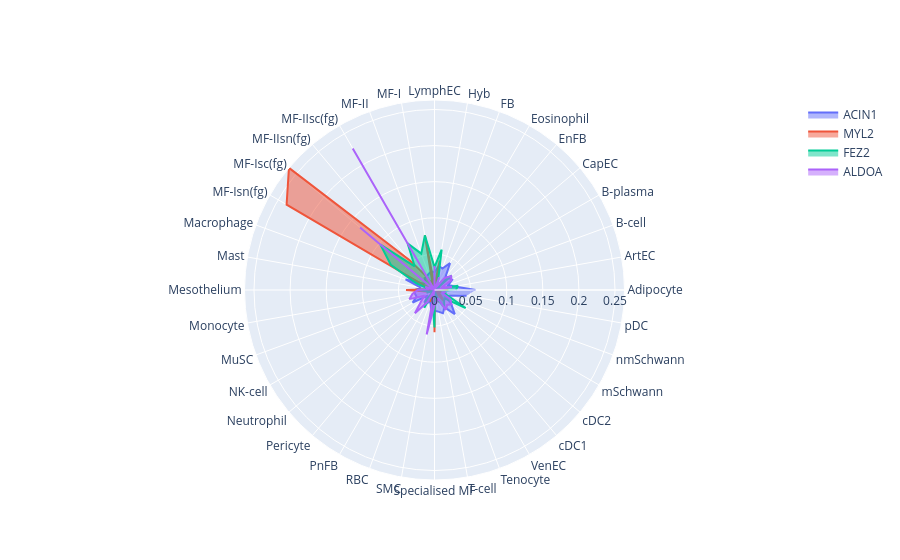

Notebook cell for this chart:
### Code cell
import plotly.graph_objects as go

generate_goScatter(genes = ['ACIN1', 'MYL2', 'FEZ2', 'ALDOA'], expression=proportion_cell_expression)

### Figure 1 — Plotly figure (JSON) as saved in the notebook; plotly's stock layout.template omitted (floating-point values rounded to 4 significant figures)
{"data": [{"fill": "toself", "name": "ACIN1", "r": [0.05689, 0.0285, 0.02016, 0.02822, 0.02573, 0.02371, 0.04301, 0.03173, 0.03403, 0.02459, 0.02618, 0.02379, 0.02152, 0.02135, 0.01553, 0.01793, 0.0427, 0.01934, 0.02711, 0.02762, 0.02647, 0.03497, 0.01192, 0.02136, 0.02095, 0.01705, 0.02682, 0.0287, 0.03039, 0.03418, 0.02769, 0.04369, 0.03041, 0.01766, 0.02303, 0.04508], "theta": ["Adipocyte", "ArtEC", "B-cell", "B-plasma", "CapEC", "EnFB", "Eosinophil", "FB", "Hyb", "LymphEC", "MF-I", "MF-II", "MF-IIsc(fg)", "MF-IIsn(fg)", "MF-Isc(fg)", "MF-Isn(fg)", "Macrophage", "Mast", "Mesothelium", "Monocyte", "MuSC", "NK-cell", "Neutrophil", "Pericyte", "PnFB", "RBC", "SMC", "Specialised MF", "T-cell", "Tenocyte", "VenEC", "cDC1", "cDC2", "mSchwann", "nmSchwann", "pDC"], "type": "scatterpolar"}, {"fill": "toself", "name": "MYL2", "r": [0.01927, 0.007564, 0.006484, 0.00293, 0.009058, 0.002952, 0.002509, 0.00611, 0.04123, 0.004897, 0.07691, 0.006863, 0.02095, 0.0542, 0.2632, 0.2365, 0.01041, 0.005745, 0.03946, 0.01105, 0.004171, 0.002982, 0.002305, 0.00647, 0.00718, 0.01747, 0.001935, 0.05845, 0.002982, 0.01794, 0.003507, 0.0198, 0.01138, 0.0009655, 0.01021, 0.003942], "theta": ["Adipocyte", "ArtEC", "B-cell", "B-plasma", "CapEC", "EnFB", "Eosinophil", "FB", "Hyb", "LymphEC", "MF-I", "MF-II", "MF-IIsc(fg)", "MF-IIsn(fg)", "MF-Isc(fg)", "MF-Isn(fg)", "Macrophage", "Mast", "Mesothelium", "Monocyte", "MuSC", "NK-cell", "Neutrophil", "Pericyte", "PnFB", "RBC", "SMC", "Specialised MF", "T-cell", "Tenocyte", "VenEC", "cDC1", "cDC2", "mSchwann", "nmSchwann", "pDC"], "type": "scatterpolar"}, {"fill": "toself", "name": "FEZ2", "r": [0.02974, 0.03299, 0.002883, 0.004122, 0.03105, 0.01439, 0.002649, 0.01472, 0.05694, 0.03175, 0.07687, 0.05359, 0.07464, 0.04281, 0.09768, 0.06985, 0.02656, 0.00744, 0.02327, 0.01021, 0.01036, 0.002998, 0.000724, 0.01832, 0.02835, 0.0009202, 0.01663, 0.05198, 0.002777, 0.0158, 0.02705, 0.02066, 0.0181, 0.04983, 0.01563, 0.01571], "theta": ["Adipocyte", "ArtEC", "B-cell", "B-plasma", "CapEC", "EnFB", "Eosinophil", "FB", "Hyb", "LymphEC", "MF-I", "MF-II", "MF-IIsc(fg)", "MF-IIsn(fg)", "MF-Isc(fg)", "MF-Isn(fg)", "Macrophage", "Mast", "Mesothelium", "Monocyte", "MuSC", "NK-cell", "Neutrophil", "Pericyte", "PnFB", "RBC", "SMC", "Specialised MF", "T-cell", "Tenocyte", "VenEC", "cDC1", "cDC2", "mSchwann", "nmSchwann", "pDC"], "type": "scatterpolar"}, {"fill": "toself", "name": "ALDOA", "r": [0, 0.02452, 0.01048, 0.02716, 0.03005, 0.02182, 0.00447, 0.01882, 0, 0.03319, 1.273e-05, 5.443e-06, 0.2264, 0, 0.1346, 0, 0.0138, 0.007354, 0.02309, 0.0311, 0.03698, 0.01603, 0.02413, 0.04218, 0.0193, 0, 0.06245, 0.02111, 0.01713, 0.01234, 0.0317, 0.02713, 0.03072, 0.02521, 0.01082, 0.01589], "theta": ["Adipocyte", "ArtEC", "B-cell", "B-plasma", "CapEC", "EnFB", "Eosinophil", "FB", "Hyb", "LymphEC", "MF-I", "MF-II", "MF-IIsc(fg)", "MF-IIsn(fg)", "MF-Isc(fg)", "MF-Isn(fg)", "Macrophage", "Mast", "Mesothelium", "Monocyte", "MuSC", "NK-cell", "Neutrophil", "Pericyte", "PnFB", "RBC", "SMC", "Specialised MF", "T-cell", "Tenocyte", "VenEC", "cDC1", "cDC2", "mSchwann", "nmSchwann", "pDC"], "type": "scatterpolar"}], "layout": {}}
